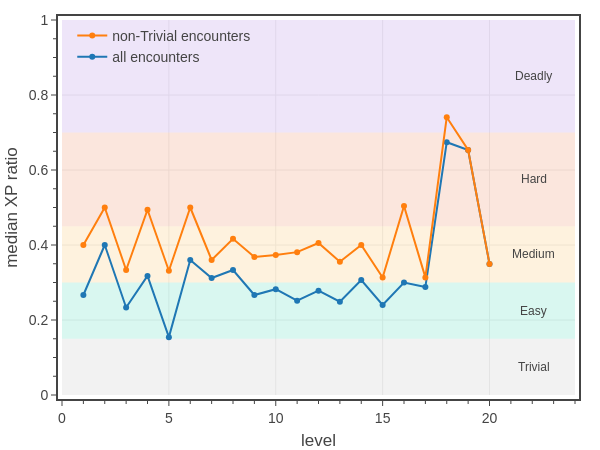

This figure's notebook cell:
### Code cell
# Fig. 4: mean encounter difficulty by level
import plotly.graph_objects as go

rules = '2014'

fig = go.Figure()

xmax = 24
if rules == '2014':
    thresholds = [
        ('Trivial', 0.00, 0.15, 'rgba(167, 167, 167, 0.15)'),
        ('Easy',    0.15, 0.15, 'rgba(  0, 199, 151, 0.15)'),
        ('Medium',  0.30, 0.15, 'rgba(245, 166,  35, 0.15)'),
        ('Hard',    0.45, 0.25, 'rgba(228,  90,  29, 0.15)'),
        ('Deadly',  0.70, 0.30, 'rgba(144,  79, 213, 0.15)'), #rgba(213,  79,  79, 0.2)'
        ('Very Deadly',  1.0, 0.5, 'rgba(200,  200, 200, 0.15)'),
    ]
else:
    thresholds = [
        ('Low',       0.00, 0.30, 'rgba(  0, 199, 151, 0.15)'),
        ('Moderate',  0.30, 0.15, 'rgba(245, 166,  35, 0.15)'),
        ('High',      0.45, 0.25, 'rgba(228,  90,  29, 0.15)'), #rgba(213,  79,  79, 0.2)'
        ('Very High', 0.70, 1.30, 'rgba(200,  200, 200, 0.15)'),
    ]
for name, diff, dx, color in thresholds:
    fig.add_trace(go.Scatter(
        x=[0, xmax], 
        y=[diff+dx, diff+dx], 
        mode='none',
        fill='tonexty', 
        showlegend=False,
        fillcolor=color,
        hoverinfo='none'
    ))
    fig.add_annotation(
        x=0.92*xmax, 
        y=diff + dx/2,
        text=name,
        showarrow=False,
        font_size=12,
    )

dft = df[df[f'{rules} difficulty'].isin(['Trivial','Easy','Medium','Hard','Deadly','Very Deadly'])]
dfG = dft[['party_level',f'{rules} XP_ratio']].groupby(['party_level'], observed=True).median().reset_index()
fig.add_trace(go.Scatter(
    x=dfG['party_level'],
    y=dfG[f'{rules} XP_ratio'], 
    mode='markers+lines',
    line_color=COLOR_LIST[0],
    name='all encounters',
    hovertemplate='<b>all encounters</b><br>level %{x}<br>XP ratio %{y:.2f}<extra></extra>',
))

dft = df[df[f'{rules} difficulty'].isin(['Easy','Medium','Hard','Deadly','Very Deadly'])]
dfG = dft[['party_level',f'{rules} XP_ratio']].groupby(['party_level'], observed=True).median().reset_index()
fig.add_trace(go.Scatter(
    x=dfG['party_level'],
    y=dfG[f'{rules} XP_ratio'], 
    mode='markers+lines',
    line_color=COLOR_LIST[1],
    name='non-Trivial encounters',
    hovertemplate='<b>non-Trivial encounters</b><br>level %{x}<br>XP ratio %{y:.2f}<extra></extra>',
))


# set layout
fig.update_layout(
    template=tfb.FIG_TEMPLATE,
    #margin=dict(b=110),
    #barmode='stack',
    xaxis=dict(title_text='level', range=[0,24], dtick=5, minor_dtick=1),
    yaxis=dict(title_text='median XP ratio', range=[0,1], dtick=0.2, minor_dtick=0.05),
    legend=dict(xanchor='left', x=0.02, yanchor='top', y=1.00, bgcolor='rgba(0,0,0,0)'),
    width=600, 
    height=450,
)

fig.show(config=tfb.FIG_CONFIG)

# save figures
if SAVEFIGS:
    fig.update_layout(autosize=True, width=None, height=None)
    tfb.save_fig_html(fig, format='large', name=f'./fig-encounter-median-xp-ratio-by-level-2014-large')
    tfb.save_fig_html(fig, format='small', name=f'./fig-encounter-median-xp-ratio-by-level-2014-small')

### Figure 1 — Plotly figure (JSON) as saved in the notebook; plotly's stock layout.template omitted (floating-point values rounded to 4 significant figures)
{"data": [{"fill": "tonexty", "fillcolor": "rgba(167, 167, 167, 0.15)", "hoverinfo": "none", "mode": "none", "showlegend": false, "type": "scatter", "x": [0, 24], "y": [0.15, 0.15]}, {"fill": "tonexty", "fillcolor": "rgba(  0, 199, 151, 0.15)", "hoverinfo": "none", "mode": "none", "showlegend": false, "type": "scatter", "x": [0, 24], "y": [0.3, 0.3]}, {"fill": "tonexty", "fillcolor": "rgba(245, 166,  35, 0.15)", "hoverinfo": "none", "mode": "none", "showlegend": false, "type": "scatter", "x": [0, 24], "y": [0.45, 0.45]}, {"fill": "tonexty", "fillcolor": "rgba(228,  90,  29, 0.15)", "hoverinfo": "none", "mode": "none", "showlegend": false, "type": "scatter", "x": [0, 24], "y": [0.7, 0.7]}, {"fill": "tonexty", "fillcolor": "rgba(144,  79, 213, 0.15)", "hoverinfo": "none", "mode": "none", "showlegend": false, "type": "scatter", "x": [0, 24], "y": [1, 1]}, {"fill": "tonexty", "fillcolor": "rgba(200,  200, 200, 0.15)", "hoverinfo": "none", "mode": "none", "showlegend": false, "type": "scatter", "x": [0, 24], "y": [1.5, 1.5]}, {"hovertemplate": "<b>all encounters</b><br>level %{x}<br>XP ratio %{y:.2f}<extra></extra>", "line": {"color": "#1f77b4"}, "mode": "markers+lines", "name": "all encounters", "type": "scatter", "x": [1.0, 2.0, 3.0, 4.0, 5.0, 6.0, 7.0, 8.0, 9.0, 10.0, 11.0, 12.0, 13.0, 14.0, 15.0, 16.0, 17.0, 18.0, 19.0, 20.0], "y": [0.2667, 0.4, 0.2333, 0.3176, 0.1543, 0.36, 0.312, 0.3333, 0.2667, 0.2822, 0.2514, 0.2783, 0.2489, 0.3067, 0.24, 0.3, 0.288, 0.6741, 0.6533, 0.3495]}, {"hovertemplate": "<b>non-Trivial encounters</b><br>level %{x}<br>XP ratio %{y:.2f}<extra></extra>", "line": {"color": "#ff7f0e"}, "mode": "markers+lines", "name": "non-Trivial encounters", "type": "scatter", "x": [1.0, 2.0, 3.0, 4.0, 5.0, 6.0, 7.0, 8.0, 9.0, 10.0, 11.0, 12.0, 13.0, 14.0, 15.0, 16.0, 17.0, 18.0, 19.0, 20.0], "y": [0.4, 0.5, 0.3333, 0.4941, 0.3314, 0.5, 0.36, 0.4167, 0.368, 0.3733, 0.381, 0.4052, 0.3556, 0.4, 0.3133, 0.504, 0.3136, 0.7407, 0.6533, 0.3495]}], "layout": {"annotations": [{"font": {"size": 12}, "showarrow": false, "text": "Trivial", "x": 22.08, "y": 0.075}, {"font": {"size": 12}, "showarrow": false, "text": "Easy", "x": 22.08, "y": 0.225}, {"font": {"size": 12}, "showarrow": false, "text": "Medium", "x": 22.08, "y": 0.375}, {"font": {"size": 12}, "showarrow": false, "text": "Hard", "x": 22.08, "y": 0.575}, {"font": {"size": 12}, "showarrow": false, "text": "Deadly", "x": 22.08, "y": 0.85}, {"font": {"size": 12}, "showarrow": false, "text": "Very Deadly", "x": 22.08, "y": 1.25}], "height": 450, "legend": {"bgcolor": "rgba(0,0,0,0)", "x": 0.02, "xanchor": "left", "y": 1, "yanchor": "top"}, "width": 600, "xaxis": {"dtick": 5, "minor": {"dtick": 1}, "range": [0, 24], "title": {"text": "level"}}, "yaxis": {"dtick": 0.2, "minor": {"dtick": 0.05}, "range": [0, 1], "title": {"text": "median XP ratio"}}}}
